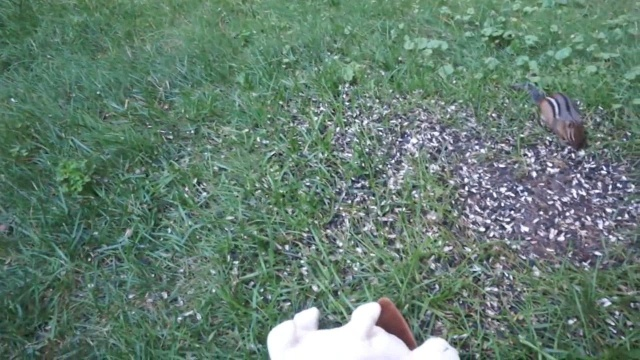
#> input picture assets/squirrel-2/imgs/00000001.jpg, 640 x 360 px
$ python videofig.py --imgdir assets/squirrel-2/imgs   (older library calls are emulated)
#> lines starting #> are read from the running program, lines starting #| are printed output that depends on the picture
#! /usr/bin/env python
# -*- coding: utf-8 -*-
#
# Copyright © 2017-2020 bily     Huazhong University of Science and Technology
#
# Distributed under terms of the MIT license.

"""Figure with horizontal scrollbar and play capabilities

For latest version, go to https://github.com/bilylee/videofig

Basic usage
-----------
Creates a figure with a horizontal scrollbar and shortcuts to scroll automatically.
The scroll range is 0 to NUM_FRAMES - 1. The function REDRAW_FUN(F, AXES) is called to
redraw at scroll position F (for example, REDRAW_FUNC can show the frame F of a video)
using AXES for drawing. F is an integer, AXES is a instance of [Axes class](https://matplotlib.org/api/axes_api.html)

This can be used not only to play and analyze standard videos, but it also lets you place
any custom Matplotlib plots and graphics on top.

The keyboard shortcuts are:
  Enter(Return) -- play/pause video (25 frames-per-second default).
  Backspace -- play/pause video 5 times slower.
  Right/left arrow keys -- advance/go back one frame.
  Page down/page up -- advance/go back 30 frames.
  Home/end -- go to first/last frame of video.

Advanced usage
--------------
videofig(NUM_FRAMES, REDRAW_FUNC, FPS, BIG_SCROLL)
Also specifies the speed of the play function (frames-per-second) and
the frame step of page up/page down (or empty for defaults).

videofig(NUM_FRAMES, REDRAW_FUNC, FPS, BIG_SCROLL, KEY_FUNC)
Also calls KEY_FUNC(KEY) with any keys that weren't processed, so you
can add more shortcut keys (or empty for none).

Example 1: Plot a dynamic sine wave
---------
  import numpy as np

  def redraw_fn(f, axes):
    amp = float(f) / 3000
    f0 = 3
    t = np.arange(0.0, 1.0, 0.001)
    s = amp * np.sin(2 * np.pi * f0 * t)
    if not redraw_fn.initialized:
      redraw_fn.l, = axes.plot(t, s, lw=2, color='red')
      redraw_fn.initialized = True
    else:
      redraw_fn.l.set_ydata(s)

  redraw_fn.initialized = False

  videofig(100, redraw_fn)

Example 2: Show images in a custom directory
---------
  import os
  import glob
  from scipy.misc import imread

  img_dir = 'YOUR-IMAGE-DIRECTORY'
  img_files = glob.glob(os.path.join(video_dir, '*.jpg'))

  def redraw_fn(f, axes):
    img_file = img_files[f]
    img = imread(img_file)
    if not redraw_fn.initialized:
      redraw_fn.im = axes.imshow(img, animated=True)
      redraw_fn.initialized = True
    else:
      redraw_fn.im.set_array(img)
  redraw_fn.initialized = False

  videofig(len(img_files), redraw_fn, play_fps=30)

Example 3: Show images together with object bounding boxes
----------
  import os
  import glob
  from scipy.misc import imread
  from matplotlib.pyplot import Rectangle

  video_dir = 'YOUR-VIDEO-DIRECTORY'

  img_files = glob.glob(os.path.join(video_dir, '*.jpg'))
  box_files = glob.glob(os.path.join(video_dir, '*.txt'))

  def redraw_fn(f, axes):
    img = imread(img_files[f])
    box = bbread(box_files[f])  # Define your own bounding box reading utility
    x, y, w, h = box
    if not redraw_fn.initialized:
      im = axes.imshow(img, animated=True)
      bb = Rectangle((x, y), w, h,
                     fill=False,  # remove background
                     edgecolor="red")
      axes.add_patch(bb)
      redraw_fn.im = im
      redraw_fn.bb = bb
      redraw_fn.initialized = True
    else:
      redraw_fn.im.set_array(img)
      redraw_fn.bb.set_xy((x, y))
      redraw_fn.bb.set_width(w)
      redraw_fn.bb.set_height(h)
  redraw_fn.initialized = False

  videofig(len(img_files), redraw_fn, play_fps=30)
"""

from __future__ import absolute_import
from __future__ import division
from __future__ import print_function

import os

import matplotlib
from matplotlib import pyplot as plt
from matplotlib.animation import FuncAnimation
from matplotlib.widgets import Slider
import matplotlib.gridspec as gridspec
import matplotlib.animation as animation

__all__ = ['videofig']


def videofig(num_frames, redraw_func, play_fps=25, big_scroll=30, key_func=None,
             grid_specs=None, layout_specs=None, figname=None, save_dir=None, *args):
  """Figure with horizontal scrollbar and play capabilities

  This script is mainly inspired by the elegant work of João Filipe Henriques
    https://www.mathworks.com/matlabcentral/fileexchange/29544-figure-to-play-and-analyze-videos-with-custom-plots-on-top?focused=5172704&tab=function

  :param num_frames: an integer, number of frames in a sequence
  :param redraw_func: callable with signature redraw_func(f, axes)
                      used to draw a new frame at position f using axes, which is a instance of Axes class in matplotlib
  :param play_fps: an integer, number of frames per second, used to control the play speed
  :param big_scroll: an integer, big scroll number used when pressed page down or page up keys.
  :param key_func: optional callable which signature key_func(key), used to provide custom key shortcuts.
  :param grid_specs: optional dictionary, used to specify the gridspec of the main drawing pane.
                     For example, grid_specs = {'nrows': 2, 'ncols': 2} will create a gridspec with 2 rows and 2 cols.
  :param layout_specs: optional list, used to specify the layout of the gridspec of the main drawing pane.
                     For example, layout_specs = ['[:, 0]', '[:, 1]'] means:
                        gs = ... Some code to create the main drawing pane gridspec ...
                        ax1 = plt.subplot(gs[:, 0])
                        ax2 = plt.subplot(gs[:, 1])
  :param save_dir: a string, used to specify the directory to which figures will be saved.
  :param args: other optional arguments
  :return: None
  """
#> called with num_frames = 2, play_fps = 30, big_scroll = 30
  # Check arguments
  check_int_scalar(num_frames, 'num_frames')
  check_callback(redraw_func, 'redraw_func')
  check_int_scalar(play_fps, 'play_fps')
  check_int_scalar(big_scroll, 'big_scroll')
  if key_func:
    check_callback(key_func, 'key_func')

  # Initialize figure
  if not figname:
    figname = 'VideoPlayer'
  fig_handle = plt.figure(num=figname)

  # We do not want to show the slider when saving figures
  slider_ratio = 3 if save_dir is None else 1e-3

  # We use GridSpec to support embedding multiple plots in the main drawing pane.
  # A nested grid demo can be found at https://matplotlib.org/users/plotting/examples/demo_gridspec06.py
  # Construct outer grid, which contains the main drawing pane and slider ball
  outer_grid = gridspec.GridSpec(2, 1,
                                 left=0, bottom=0, right=1, top=1,
                                 height_ratios=[97, slider_ratio], wspace=0.0, hspace=0.0)

  # Construct inner grid in main drawing pane
  if grid_specs is None:
    grid_specs = {'nrows': 1, 'ncols': 1}  # We will have only one axes by default

  inner_grid = gridspec.GridSpecFromSubplotSpec(subplot_spec=outer_grid[0], **grid_specs)
  if layout_specs:
    # eval() can't work properly in list comprehension which is inside a function.
    # Refer to: http://bugs.python.org/issue5242
    # Maybe I should find another way to implement layout_specs without using eval()...
    axes_handle = []
    for spec in layout_specs:
      axes_handle.append(plt.Subplot(fig_handle, eval('inner_grid' + spec)))
  else:
    num_inner_plots = grid_specs['nrows'] * grid_specs['ncols']
    axes_handle = [plt.Subplot(fig_handle, inner_grid[i]) for i in range(num_inner_plots)]

  for ax in axes_handle: fig_handle.add_subplot(ax)

  if len(axes_handle) == 1:
    axes_handle = axes_handle[0]
    axes_handle.set_axis_off()

  # Build scrollbar
  scroll_axes_handle = plt.Subplot(fig_handle, outer_grid[1])
  scroll_axes_handle.set_facecolor('lightgoldenrodyellow')
  fig_handle.add_subplot(scroll_axes_handle)
  scroll_handle = Slider(scroll_axes_handle, '', 0.0, num_frames - 1, valinit=0.0)

  def draw_new(_):
    redraw_func(int(scroll_handle.val), axes_handle)
    fig_handle.canvas.draw_idle()

  def scroll(new_f):
    new_f = min(max(new_f, 0), num_frames - 1)  # clip in the range of [0, num_frames - 1]
    cur_f = scroll_handle.val

    # Stop player at the end of the sequence
    if new_f == (num_frames - 1):
      play.running = False

    if cur_f != new_f:
      # move scroll bar to new position
      scroll_handle.set_val(new_f)

    return axes_handle

  def play(period):
    play.running ^= True  # Toggle state
    if play.running:
      frame_idxs = range(int(scroll_handle.val), num_frames)
      play.anim = FuncAnimation(fig_handle, scroll, frame_idxs,
                                interval=1000 * period, repeat=False, blit=False)
      plt.draw()
    else:
      play.anim.event_source.stop()

  # Set initial player state
  play.running = False

  def key_press(event):
    key = event.key
    f = scroll_handle.val
    if key == 'left':
      scroll(f - 1)
    elif key == 'right':
      scroll(f + 1)
    elif key in ['pageup', 'up']:
      scroll(f - big_scroll)
    elif key in ['pagedown', 'down']:
      scroll(f + big_scroll)
    elif key == 'home':
      scroll(0)
    elif key == 'end':
      scroll(num_frames - 1)
    elif key == 'enter':
      play(1 / play_fps)
    elif key == 'backspace':
      play(5 / play_fps)
    else:
      if key_func:
        key_func(key)

  # Register events
  scroll_handle.on_changed(draw_new)
  fig_handle.canvas.mpl_connect('key_press_event', key_press)

  if save_dir is None:
    # Draw initial frame
    redraw_func(0, axes_handle)

    # Start playing
    play(1 / play_fps)

    # plt.show() has to be put in the end of the function,
    # otherwise, the program simply won't work, weird...
    plt.show()
  else:
    print('=> Saving plots to: {}...'.format(save_dir))
    os.makedirs(save_dir, exist_ok=True)

    # Due to the issue of https://github.com/matplotlib/matplotlib/issues/7614
    # we need to save the first image twice. Otherwise, the first saved image will be distorted.
    for index in [0] + list(range(0, num_frames)):
      redraw_func(index, axes_handle)
      fig_handle.canvas.draw_idle()
      if not isinstance(axes_handle, list):
        if matplotlib.get_backend() == 'nbAgg':
          print('Warning: remove "%matplotlib notebook", otherwise saved images will be distorted!')
        extent = axes_handle.get_window_extent().transformed(fig_handle.dpi_scale_trans.inverted())
      else:
        extent = None
      fig_handle.savefig(os.path.join(save_dir, '{:04d}.jpg'.format(index)), bbox_inches=extent)
    print('=> Done')

def check_int_scalar(a, name):
  assert isinstance(a, int), '{} must be a int scalar, instead of {}'.format(name, type(name))


def check_callback(a, name):
  # Check http://stackoverflow.com/questions/624926/how-to-detect-whether-a-python-variable-is-a-function
  # for more details about python function type detection.
  assert callable(a), '{} must be callable, instead of {}'.format(name, type(name))


if __name__ == '__main__':
  import argparse
  parser = argparse.ArgumentParser()
  parser.add_argument("-i", "--imgdir", type=str, default=None, help="directory containing JPEG images")
  args = parser.parse_args()

  if args.imgdir:
    import os
    import glob
    from scipy.misc import imread
    img_files = sorted(glob.glob(os.path.join(args.imgdir, '*.jpg')))
    def redraw_fn(f, axes):
#> called with f = 0
      img_file = img_files[f]
      img = imread(img_file)
#> img is the input picture: shape (360, 640, 3); mean R, G, B 99.5, 124.9, 111.8
      if not redraw_fn.initialized:
        redraw_fn.im = axes.imshow(img, animated=True)
        redraw_fn.initialized = True
      else:
        redraw_fn.im.set_array(img)
    redraw_fn.initialized = False
    videofig(len(img_files), redraw_fn, play_fps=30)
#> in videofig, `plt.show()`:
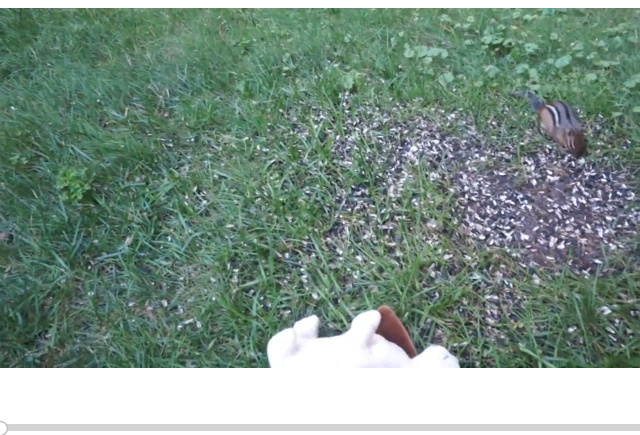
#> figure drawn by matplotlib, 2 panels

  else:
    import numpy as np
    def redraw_fn(f, axes):
      amp = float(f) / 3000
      f0 = 3
      t = np.arange(0.0, 1.0, 0.001)
      s = amp * np.sin(2 * np.pi * f0 * t)
      if not redraw_fn.initialized:
        redraw_fn.l, = axes.plot(t, s, lw=2, color='red')
        redraw_fn.initialized = True
      else:
        redraw_fn.l.set_ydata(s)

    redraw_fn.initialized = False
    videofig(100, redraw_fn)

$ run again, on assets/squirrel-2/imgs/00000004.jpg
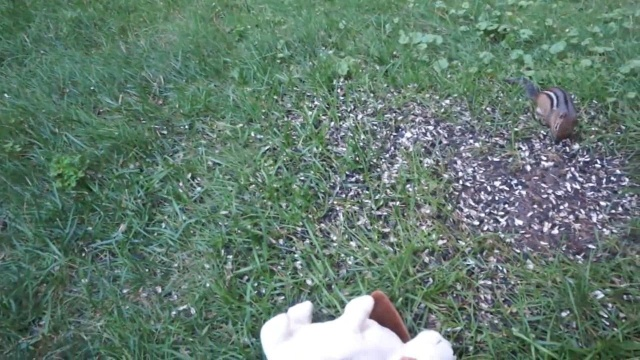
#> input picture assets/squirrel-2/imgs/00000004.jpg, 640 x 360 px
#> in redraw_fn, img is the input picture: shape (360, 640, 3); mean R, G, B 98.7, 123.1, 110.9
#> in videofig, `plt.show()`:
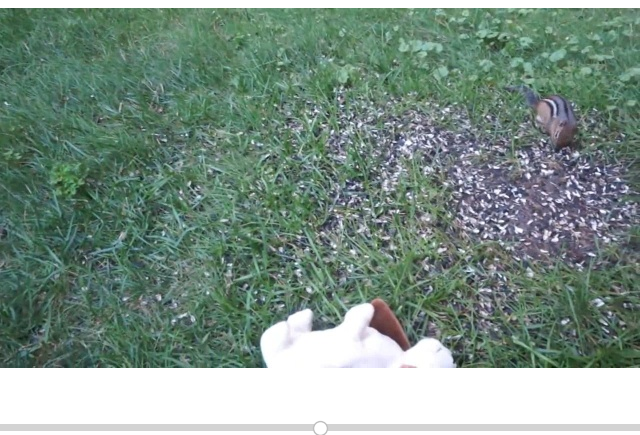
#> figure drawn by matplotlib, 2 panels
